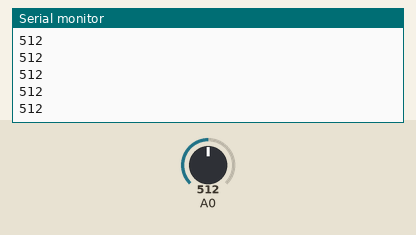
Recording of a sketch running on a simulated Arduino Uno, built with avr-gcc and run on an emulated ATmega328P. On the bench: the last lines printed to the serial monitor. The test bench sets the inputs (shaded band); at power-on: A0 = 512.

Above: at 1.2 s.
1.3 s: A0 set to 716
At 1.8 s:
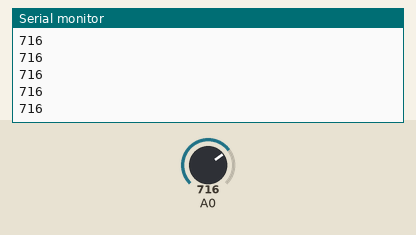
2.8 s: A0 set to 900
At 3.6 s:
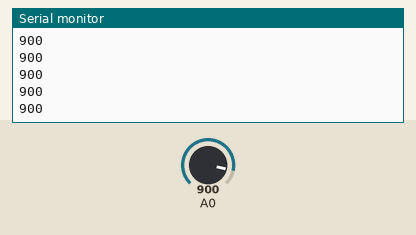
Timing chart, 0 to 5.8 s (numbered marks = the images above; inputs shaded):
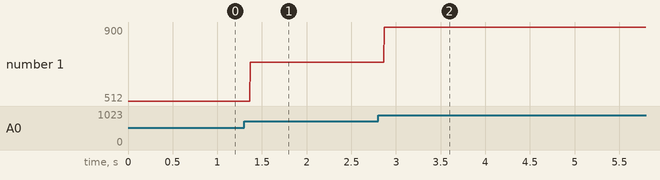

The sketch:

flex.ino
```cpp
void setup()
{
    // initialize serial communications
    Serial.begin(9600);
}

void loop()
{
    int sensor, degrees;

    // read the voltage from the voltage divider (sensor plus resistor)
    sensor = analogRead(0);

    // convert the voltage reading to inches
    // the first two numbers are the sensor values for straight (768) and bent (853)
    // the second two numbers are the degree readings we'll map that to (0 to 90 degrees)
//degrees = map(sensor, 768, 853, 0, 90);
    // note that the above numbers are ideal, your sensor's values will vary
    // to improve the accuracy, run the program, note your sensor's analog values
    // when it's straight and bent, and insert those values into the above function.

    // print out the result
 //   Serial.print("analog input: ");
    Serial.println(sensor,DEC);
 //   Serial.print(" degrees: ");
   // Serial.println(degrees,DEC);

    // pause before taking the next reading
    //delay(100);
}
```

Measured:
- after the input at 1.3 s, the serial monitor: prints a new line after 0.07 s (image 1)
- after the input at 2.8 s, the serial monitor: prints a new line after 0.07 s (image 2)
- plotted number 1: 512 → 716 after the input at 1.3 s, 716 → 900 after the input at 2.8 s
